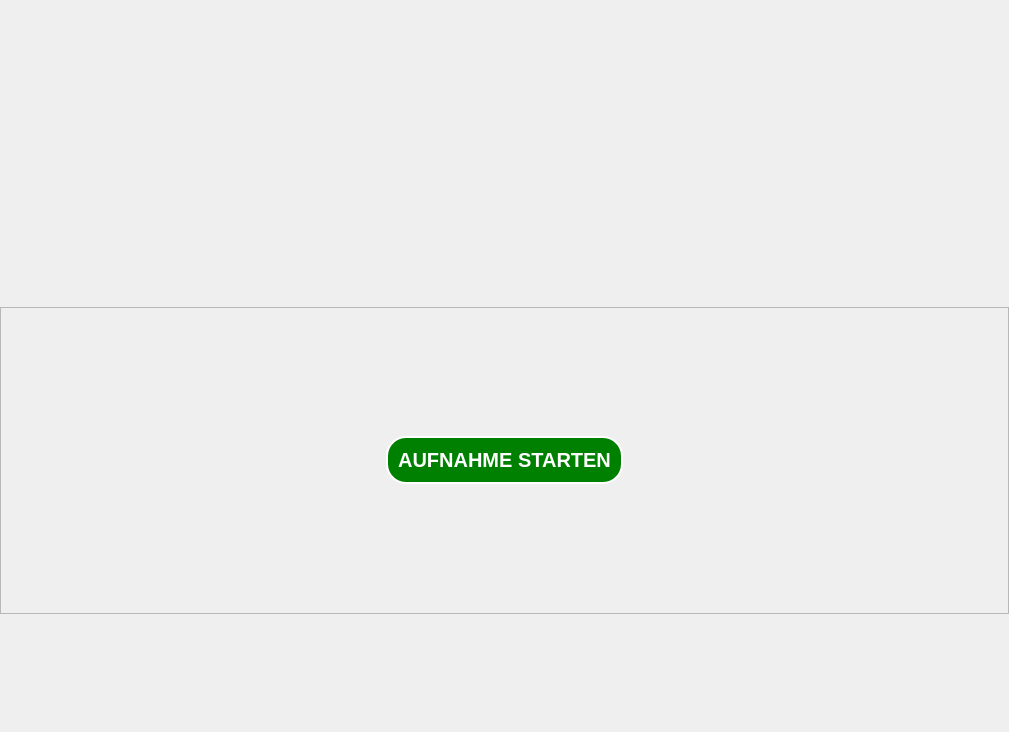
<?xml version="1.0" encoding="UTF-8"?>
<ui version="4.0">
 <class>LfbRegenerationWildlifeImpactDialogBase</class>
 <widget class="QDialog" name="LfbRegenerationWildlifeImpactDialogBase">
  <property name="geometry">
   <rect>
    <x>0</x>
    <y>0</y>
    <width>1009</width>
    <height>732</height>
   </rect>
  </property>
  <property name="sizePolicy">
   <sizepolicy hsizetype="MinimumExpanding" vsizetype="Fixed">
    <horstretch>1</horstretch>
    <verstretch>0</verstretch>
   </sizepolicy>
  </property>
  <property name="minimumSize">
   <size>
    <width>600</width>
    <height>300</height>
   </size>
  </property>
  <property name="windowTitle">
   <string>FIM - Forest Inventory and Monitoring</string>
  </property>
  <property name="sizeGripEnabled">
   <bool>false</bool>
  </property>
  <layout class="QGridLayout" name="gridLayout">
   <property name="leftMargin">
    <number>0</number>
   </property>
   <property name="topMargin">
    <number>0</number>
   </property>
   <property name="rightMargin">
    <number>0</number>
   </property>
   <property name="bottomMargin">
    <number>100</number>
   </property>
   <property name="spacing">
    <number>0</number>
   </property>
   <item row="1" column="0">
    <layout class="QVBoxLayout" name="lfbMain">
     <property name="spacing">
      <number>0</number>
     </property>
     <property name="topMargin">
      <number>0</number>
     </property>
    </layout>
   </item>
   <item row="2" column="0">
    <widget class="QTabWidget" name="lfbTabWidget">
     <property name="sizePolicy">
      <sizepolicy hsizetype="Expanding" vsizetype="MinimumExpanding">
       <horstretch>0</horstretch>
       <verstretch>2</verstretch>
      </sizepolicy>
     </property>
     <property name="minimumSize">
      <size>
       <width>0</width>
       <height>0</height>
      </size>
     </property>
     <property name="font">
      <font>
       <pointsize>15</pointsize>
      </font>
     </property>
     <property name="layoutDirection">
      <enum>Qt::LeftToRight</enum>
     </property>
     <property name="styleSheet">
      <string notr="true">QTabBar{
    alignment: center;
    background-color: #222;
    padding: 0px;
    margin: 0px;
    border: none;
    qproperty-drawBase: 0;
    border-top: 0px;
}
QTabBar::tab {
    background-color: #555;
	border: 1px solid #555;
	width: 32px;
    height: 32px;
    margin: 0px 5px 0 5px;
    border-radius: 10px;
    padding: 3px;
    text-align: center;
 	border-bottom-left-radius: 0px;
    border-bottom-right-radius: 0px;
	border-bottom: none;
}
QTabBar::tab:enabled{
    background-color: #555;
}
QTabBar::tab:selected{
    color: black;
    background-color: #eee;
}
QTabWidget::pane { border: 0; }</string>
     </property>
     <property name="tabPosition">
      <enum>QTabWidget::North</enum>
     </property>
     <property name="currentIndex">
      <number>-1</number>
     </property>
     <property name="iconSize">
      <size>
       <width>32</width>
       <height>32</height>
      </size>
     </property>
     <property name="elideMode">
      <enum>Qt::ElideNone</enum>
     </property>
     <property name="documentMode">
      <bool>true</bool>
     </property>
     <property name="movable">
      <bool>false</bool>
     </property>
    </widget>
   </item>
   <item row="3" column="0">
    <widget class="QScrollArea" name="lfbHomeScreen">
     <property name="sizePolicy">
      <sizepolicy hsizetype="Expanding" vsizetype="MinimumExpanding">
       <horstretch>0</horstretch>
       <verstretch>2</verstretch>
      </sizepolicy>
     </property>
     <property name="styleSheet">
      <string notr="true">margin:0;
padding:0;</string>
     </property>
     <property name="widgetResizable">
      <bool>true</bool>
     </property>
     <widget class="QWidget" name="scrollAreaWidgetContents">
      <property name="geometry">
       <rect>
        <x>0</x>
        <y>0</y>
        <width>1007</width>
        <height>311</height>
       </rect>
      </property>
      <property name="sizePolicy">
       <sizepolicy hsizetype="MinimumExpanding" vsizetype="MinimumExpanding">
        <horstretch>0</horstretch>
        <verstretch>0</verstretch>
       </sizepolicy>
      </property>
      <layout class="QVBoxLayout" name="verticalLayout">
       <property name="spacing">
        <number>0</number>
       </property>
       <item>
        <widget class="QWidget" name="lfbHeadline" native="true">
         <property name="sizePolicy">
          <sizepolicy hsizetype="Preferred" vsizetype="Fixed">
           <horstretch>0</horstretch>
           <verstretch>0</verstretch>
          </sizepolicy>
         </property>
         <layout class="QVBoxLayout" name="_2">
          <property name="topMargin">
           <number>0</number>
          </property>
          <property name="bottomMargin">
           <number>10</number>
          </property>
          <item>
           <layout class="QHBoxLayout" name="horizontalLayout">
            <property name="spacing">
             <number>0</number>
            </property>
            <property name="leftMargin">
             <number>0</number>
            </property>
            <property name="topMargin">
             <number>0</number>
            </property>
            <item>
             <spacer name="horizontalSpacer">
              <property name="orientation">
               <enum>Qt::Horizontal</enum>
              </property>
              <property name="sizeHint" stdset="0">
               <size>
                <width>40</width>
                <height>20</height>
               </size>
              </property>
             </spacer>
            </item>
            <item>
             <widget class="QPushButton" name="lfbNewEntry">
              <property name="font">
               <font>
                <pointsize>15</pointsize>
                <weight>75</weight>
                <bold>true</bold>
               </font>
              </property>
              <property name="cursor">
               <cursorShape>PointingHandCursor</cursorShape>
              </property>
              <property name="styleSheet">
               <string notr="true">QPushButton{
	border-radius: 20px;
	border: 2px solid #333;
	color: #555;
	margin: 10px 0px 0px;
	padding: 10px;
}
QPushButton:hover{
	background-color: yellow;
}
QPushButton:enabled{
	border-radius: 20px;
	border: 2px solid #fff;
	background-color: green;
	color: #fff;
}</string>
              </property>
              <property name="text">
               <string>AUFNAHME STARTEN</string>
              </property>
             </widget>
            </item>
            <item>
             <spacer name="horizontalSpacer_3">
              <property name="orientation">
               <enum>Qt::Horizontal</enum>
              </property>
              <property name="sizeHint" stdset="0">
               <size>
                <width>40</width>
                <height>20</height>
               </size>
              </property>
             </spacer>
            </item>
           </layout>
          </item>
         </layout>
        </widget>
       </item>
       <item>
        <layout class="QVBoxLayout" name="lfbHomeInputs">
         <property name="spacing">
          <number>0</number>
         </property>
        </layout>
       </item>
      </layout>
     </widget>
    </widget>
   </item>
   <item row="4" column="0">
    <widget class="QWidget" name="lfbVwmWidget" native="true">
     <layout class="QGridLayout" name="vwmLayout">
      <item row="0" column="0">
       <layout class="QVBoxLayout" name="lfbVwmLayout"/>
      </item>
     </layout>
    </widget>
   </item>
  </layout>
 </widget>
 <resources/>
 <connections/>
</ui>
